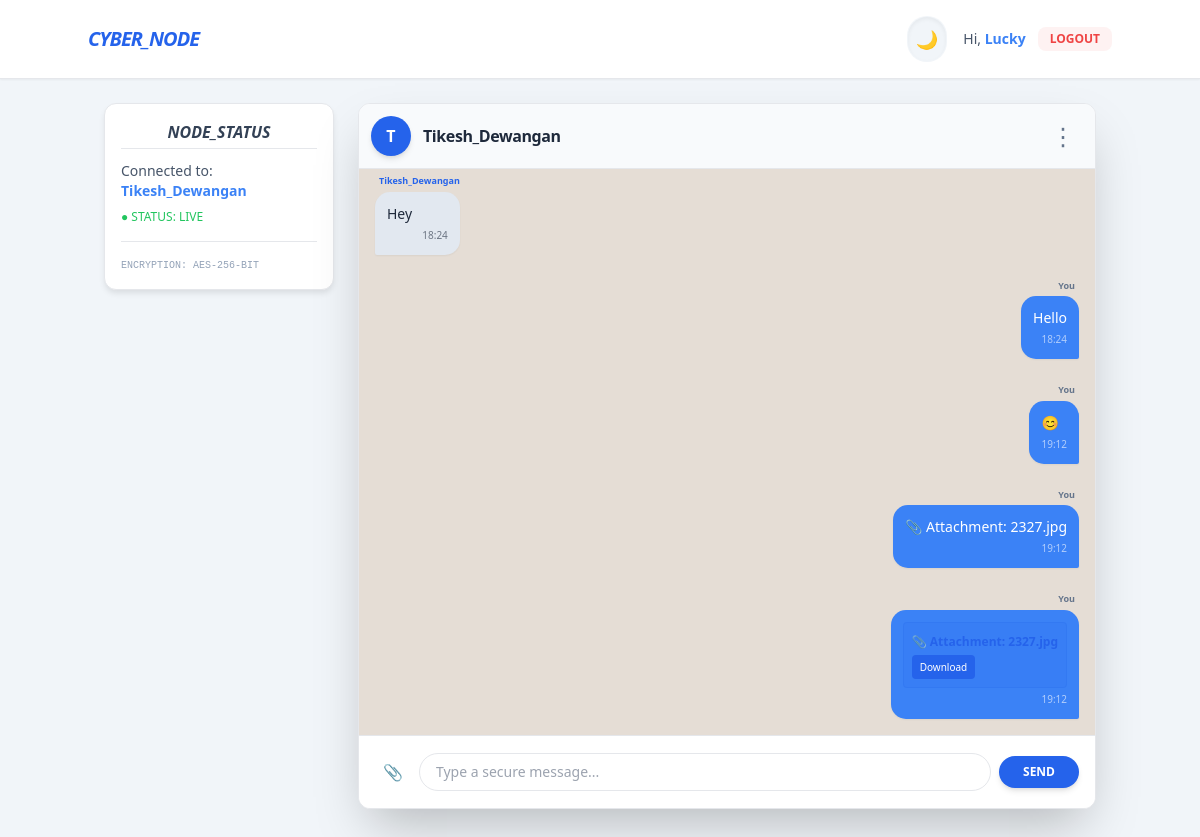
Screenshot of /chat/Tikesh_Dewangan/ (signed in) with the database file from the repository.
### chat/models.py (models this page shows, shortened)
class Message(models.Model):
    sender = models.ForeignKey(User, on_delete=models.CASCADE, related_name='sent_messages')
    receiver = models.ForeignKey(User, on_delete=models.CASCADE, related_name='received_messages')
    content = models.TextField(blank=True, null=True)
    file = models.FileField(upload_to='chat_files/', null=True, blank=True)
    timestamp = models.DateTimeField(auto_now_add=True)
    is_read = models.BooleanField(default=False)
    deleted_by = models.ManyToManyField(User, related_name='deleted_messages', blank=True)
    class Meta:
        ordering = ['timestamp'] # Messages hamesha chronological order mein rahenge

### chat/views.py (the view)
# urls.py: path('chat/<str:username>/', views.chat_room, name='chat_room'),
@login_required
def chat_room(request, username):
    receiver = User.objects.get(username=username)
    Message.objects.filter(sender=receiver, receiver=request.user, is_read=False).update(is_read=True)
    contact = Contact.objects.filter(user=request.user, friend=receiver).first()
    if contact:
        receiver.nickname = contact.nickname
    messages_list = Message.objects.filter(
        (models.Q(sender=request.user) & models.Q(receiver=receiver)) |
        (models.Q(sender=receiver) & models.Q(receiver=request.user))
    ).exclude(deleted_by=request.user).order_by('timestamp')
    return render(request, 'chat_room.html', {'receiver': receiver, 'messages': messages_list})

### templates/chat_room.html (shortened to what this page needs)
{% extends 'base.html' %}
{% block content %}
<div class="grid grid-cols-1 md:grid-cols-4 gap-6 h-[82vh]">
    <div class="chat-card p-4 hidden md:block self-start dark:bg-slate-800 border dark:border-slate-700">
        <h3 class="font-bold text-slate-700 dark:text-slate-300 border-b mb-3 pb-1 text-center italic">NODE_STATUS</h3>
        <p class="text-sm text-slate-600 dark:text-slate-400">Connected to:
            <b class="text-blue-500">
                {% if receiver.nickname %}{{ receiver.nickname }}{% else %}{{ receiver.username }}{% endif %}
            </b>
        </p>
        {% if receiver in user.profile.blocked_users.all %}
            <p class="text-xs text-red-500 mt-2 font-bold uppercase animate-pulse">⚠️ Status: Blocked</p>
        {% else %}
            <p class="text-xs text-green-500 mt-2 font-medium uppercase">● Status: Live</p>
        {% endif %}
        <hr class="my-4 dark:border-slate-700">
        <p class="text-[10px] text-slate-400 font-mono">ENCRYPTION: AES-256-BIT</p>
    </div>
    <div class="md:col-span-3 chat-card flex flex-col overflow-hidden bg-white shadow-2xl border dark:border-slate-700 dark:bg-slate-900">
        <div class="p-3 border-b dark:border-slate-700 flex justify-between items-center bg-slate-50 dark:bg-slate-800">
            <div class="flex items-center gap-3">
                <div class="w-10 h-10 bg-blue-600 text-white rounded-full flex items-center justify-center font-bold shadow-md">
                    {{ receiver.username|first|upper }}
                </div>
                <h2 class="font-bold text-slate-800 dark:text-slate-100 tracking-tight">
                    {% if receiver.nickname %}{{ receiver.nickname }}{% else %}{{ receiver.username }}{% endif %}
                </h2>
            </div>
            <div class="flex items-center gap-2">
                <button id="menu-btn" class="text-slate-500 dark:text-slate-400 hover:text-slate-800 text-2xl px-2 focus:outline-none">⋮</button>
            </div>
        </div>
        <div id="chat-log" class="flex-1 overflow-y-auto p-4 space-y-6 bg-[#e5ddd5] dark:bg-slate-950">
            {% for msg in messages %}
            <div class="flex {% if msg.sender == request.user %}justify-end{% endif %}">
                <div class="max-w-[75%]">
                    <span class="text-[9px] font-bold mb-1 block {% if msg.sender == request.user %}text-right mr-1 text-slate-500{% else %}text-left ml-1 text-blue-600{% endif %}">
                        {% if msg.sender == request.user %}You{% else %}{{ msg.sender.username }}{% endif %}
                    </span>
                    <div class="p-3 shadow-sm {% if msg.sender == request.user %}my-msg{% else %}their-msg dark:bg-slate-800 dark:text-slate-200{% endif %}">
                        <div class="text-sm">{{ msg.content|safe }}</div>
                        <span class="text-[10px] opacity-60 block mt-1 text-right">{{ msg.timestamp|date:"H:i" }}</span>
                    </div>
                </div>
            </div>
            {% endfor %}
        </div>
        {% if receiver in user.profile.blocked_users.all or user in receiver.profile.blocked_users.all %}
            <div class="p-4 bg-red-100 text-red-700 text-center font-bold text-sm">⚠️ [ACCESS_DENIED]: Connection Terminated.</div>
        {% else %}
            <div class="p-4 border-t dark:border-slate-700 bg-white dark:bg-slate-800">
                <div class="flex gap-2 items-center">
                    <label class="text-slate-500 hover:text-blue-600 p-2 cursor-pointer" title="Attach File">
                        📎 <input type="file" id="file-input" class="hidden" onchange="handleFileSelect()">
                    </label>
                    <input id="chat-message-input" type="text" placeholder="Type a secure message..." class="flex-1 border dark:bg-slate-700 dark:text-white rounded-full px-4 py-2 text-sm focus:outline-none">
                    <button id="chat-message-submit" class="bg-blue-600 text-white px-6 py-2 rounded-full font-bold hover:bg-blue-700 uppercase text-xs shadow-md">Send</button>
                </div>
            </div>
        {% endif %}
    </div>
</div>
{% endblock %}

### templates/base.html (shortened to what this page needs)
<!DOCTYPE html>
<html lang="en">
<head>
    <script src="https://cdn.tailwindcss.com"></script>
</head>
<body class="bg-slate-100 dark:bg-slate-900 transition-colors duration-300">
    <nav class="bg-white dark:bg-slate-800 border-b dark:border-slate-700 p-4 mb-6 shadow-sm transition-colors">
        <div class="max-w-5xl mx-auto flex justify-between items-center">
            <h1 class="text-xl font-bold text-blue-600 tracking-tighter italic">CYBER_NODE</h1>
            <div class="flex items-center gap-4">
                <button onclick="toggleDarkMode()" class="p-2 bg-slate-100 dark:bg-slate-700 rounded-full hover:scale-110 transition-all shadow-inner border border-transparent dark:border-slate-600">
                    <span id="mode-icon" class="text-lg">🌓</span>
                </button>
                {% if user.is_authenticated %}
                <div class="text-sm font-medium text-slate-600 dark:text-slate-300 flex items-center gap-3">
                    <span class="hidden sm:inline">Hi, <b class="text-blue-500">{{ user.username }}</b></span>
                    <form action="{% url 'logout' %}" method="post" class="inline">
                        <button type="submit" class="bg-red-50 dark:bg-red-900/20 text-red-500 px-3 py-1 rounded-lg hover:bg-red-500 hover:text-white transition-all text-xs font-bold uppercase">Logout</button>
                    </form>
                </div>
                {% endif %}
            </div>
        </div>
    </nav>
    <main class="max-w-5xl mx-auto px-4 pb-10">
        {% block content %} {% endblock %}
    </main>
</body>
</html>

### templates/base.html (style rules this page uses)
* { transition: background-color 0.2s ease, border-color 0.2s ease; }
body { background-color: #f1f5f9; color: #1e293b; font-family: 'Segoe UI', sans-serif; }
.chat-card { background: white; border-radius: 12px; box-shadow: 0 4px 6px -1px rgb(0 0 0 / 0.1); }
.my-msg { background: #3b82f6; color: white; border-radius: 15px 15px 2px 15px; }
.their-msg { background: #e2e8f0; color: #1e293b; border-radius: 15px 15px 15px 2px; }

### rows the page displays
Message: sender.username "Tikesh_Dewangan", content "Hey", timestamp "18:24"
Message: shows "You", content "Hello", timestamp "18:24"
Message: shows "You", content "😊", timestamp "19:12"
Message: shows "You", content "📎 Attachment: 2327.jpg", timestamp "19:12"
Message: shows "You", content "📎 Attachment: 2327.jpg Download", timestamp "19:12"

### other values shown
{{ user.username }} "Lucky"
{{ receiver.username }} "Tikesh_Dewangan"
{{ receiver.username|first|upper }} "T"
